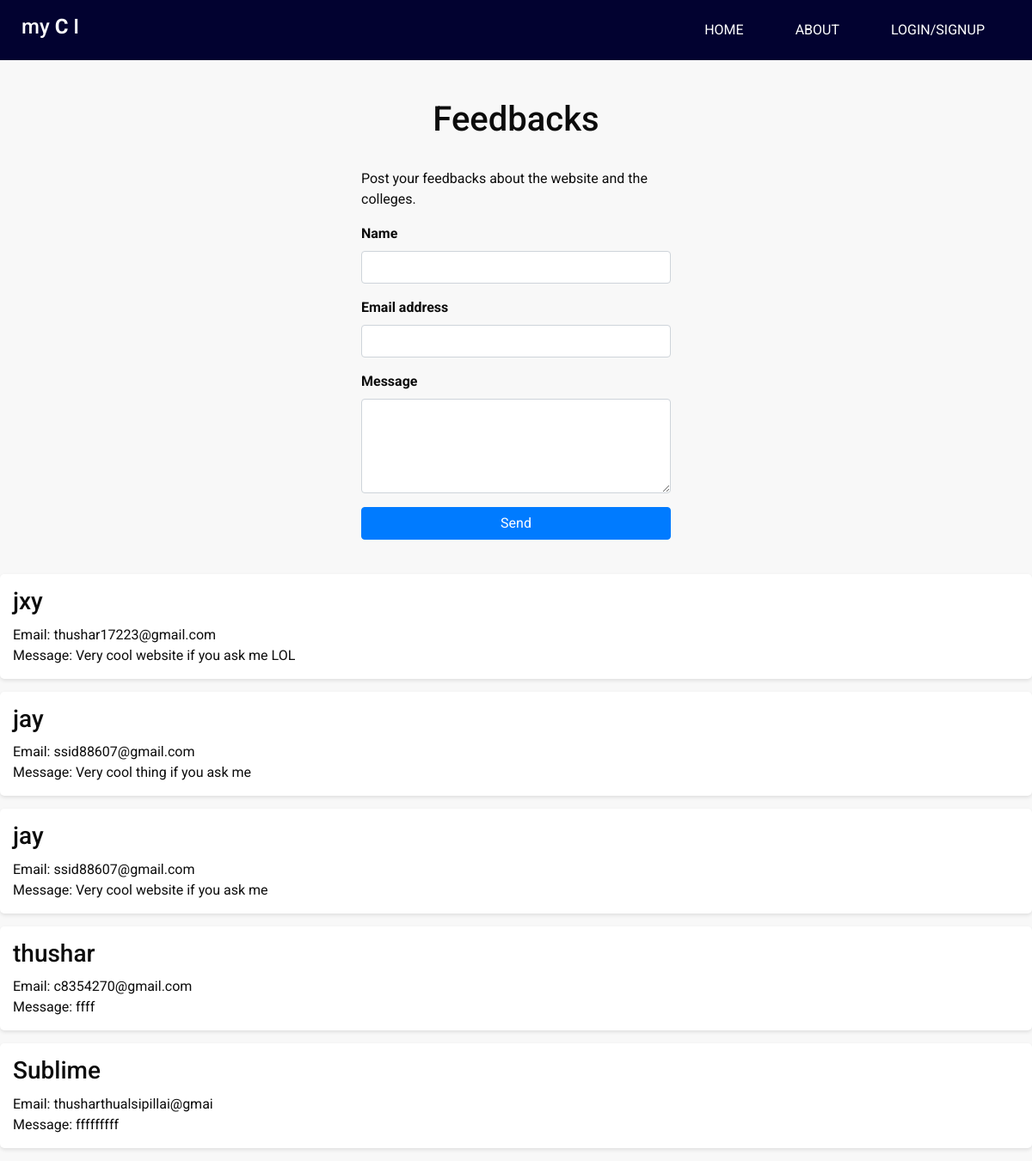
The page /pages/feedback-form.php on the database as committed earlier.
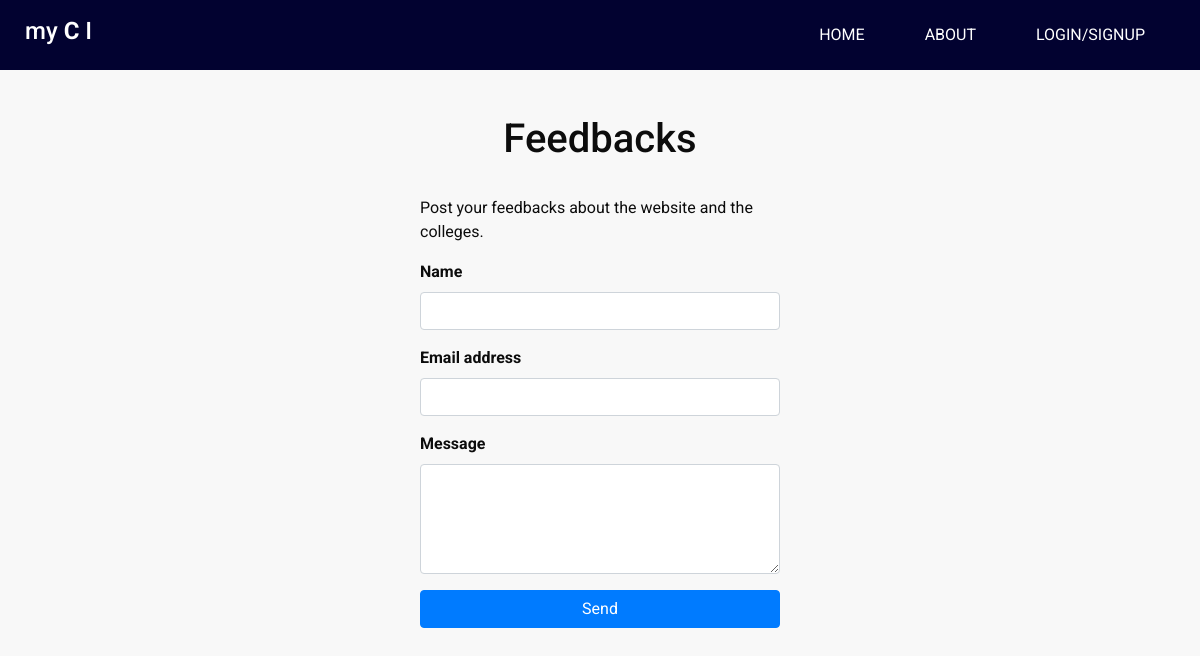
The same page on the database as committed later.
### tables this page shows
CREATE TABLE IF NOT EXISTS `feedbacks` (
  `id` int NOT NULL AUTO_INCREMENT,
  `name` varchar(20) NOT NULL,
  `email` varchar(25) NOT NULL,
  `message` varchar(100) NOT NULL,
  PRIMARY KEY (`id`)
);

### pages/feedback-form.php (the view, shortened to what this page needs)
<!DOCTYPE html>
<html>
<head>
  <link rel="stylesheet" type="text/css" href="../css/bootstrap.css" />
  <link href="../css/font-awesome.min.css" rel="stylesheet" />
  <link href="../css/style.css" rel="stylesheet" />
  <link href="../css/responsive.css" rel="stylesheet" />
</head>
<body class="sub_page">
  <div class="hero_area">
    <header class="header_section">
      <div class="container-fluid">
        <nav class="navbar navbar-expand-lg custom_nav-container ">
          <a class="navbar-brand" href="home.php">
            <h4 style="font-size: x-large; cursor: pointer; color: white;">
              my
              <span style="font-size: x-large;">c</span>
              I
            </h4>
          </a>
          <div class="collapse navbar-collapse" id="navbarSupportedContent">
            <ul class="navbar-nav  ml-auto">
              <li class="nav-item ">
                <a class="nav-link" href="home.php">Home <span class="sr-only">(current)</span></a>
              </li>
              <li class="nav-item active">
                <a class="nav-link" href="about.php"> About</a>
              </li>
              <li class="nav-item dropdown">
              <a class="nav-link dropdown-toggle" href="#" id="navbarDropdown" role="button" data-toggle="dropdown" aria-haspopup="true" aria-expanded="false">
                    Login/SignUp </a>
              </li>
            </ul>
          </div>
        </nav>
      </div>
    </header>
  </div>
<?php
    include('../backend-php/feedback.php');
    ?>
  <div class="container">
        <div class="custom-form">
            <h1 style="text-align: center; padding: 25px;">Feedbacks</h1>
            <p>Post your feedbacks about the website and the colleges.</p>
            <form method="post" action="../backend-php/feedback.php">
                <div class="form-group">
                    <label for="form4Example1">Name</label>
                    <input type="text" id="form4Example1" class="form-control" name="name"/>
                </div>
                <div class="form-group">
                    <label for="form4Example2">Email address</label>
                    <input type="email" id="form4Example2" class="form-control" name="email"/>
                </div>
                <div class="form-group">
                    <label for="form4Example3">Message</label>
                    <textarea class="form-control" id="form4Example3" rows="4" name="message"></textarea>
                </div>
                <button type="submit" class="btn btn-primary btn-block">Send</button>
            </form>
        </div>
    </div>
    <?php
        $sql = "SELECT * FROM feedbacks";
        $result = $conn->query($sql);
        if ($result->num_rows > 0) {
            echo '<div class="feedback-list">';
        }
        while ($row = $result->fetch_assoc()) {
            echo '<div class="feedback-card">';
            echo '<h3>' . $row["name"] . '</h3>';
            echo '<p>Email: ' . $row["email"] . '</p>';
            echo '<p>Message: ' . $row["message"] . '</p>';
            echo '</div>';
        }
        echo '</div>';
    ?>
</body>
</html>

### css/style.css (style rules this page uses)
body { font-family: "Roboto", sans-serif; color: #0c0c0c; background-color: #f8f8f8; overflow-x: hidden; }
a, a:hover, a:focus { text-decoration: none; }
.btn, .btn:focus { outline: none !important; -webkit-box-shadow: none; box-shadow: none; }
.hero_area { position: relative; background-color: #020230; min-height: 100vh; display: -webkit-box; display: -ms-flexbox; display: flex; -webkit-box-orient: vertical; -webkit-box-direction: normal; -ms-flex-direction: column; flex-direction: column; }
.sub_page .hero_area { min-height: auto; }
.header_section .container-fluid { padding-right: 25px; padding-left: 25px; }
.navbar-brand span { font-weight: bold; color: #ffffff; font-size: 24px; text-transform: uppercase; }
.custom_nav-container { padding: 10px 0; }
.custom_nav-container .navbar-nav .nav-item .nav-link { padding: 3px 15px; margin: 10px 15px; color: #ffffff; text-align: center; text-transform: uppercase; }

### css/responsive.css (style rules this page uses)
@media (min-width: 1200px) { .container { max-width: 1170px; } }

### pages/feedback-form.php (style rules this page uses)
.nav-item.dropdown { position: relative; }
.nav-link.dropdown-toggle::after { display: none; }
.custom-form { max-width: 400px; margin: 0 auto; padding: 20px; }
.custom-form label { font-weight: bold; }
.feedback-list { margin-top: 20px; }
.feedback-card { background-color: #fff; border-radius: 5px; padding: 15px; margin-bottom: 15px; box-shadow: 0 2px 4px rgba(0, 0, 0, 0.1); }
.feedback-card h3 { margin-top: 0; margin-bottom: 10px; }
.feedback-card p { margin: 0; }

Rows that differ between the two databases and show on the page:
removed feedbacks: name "jxy", email "thushar17223@gmail.com", message "Very cool website if you ask me LOL"
removed feedbacks: name "jay", email "ssid88607@gmail.com", message "Very cool thing if you ask me"
removed feedbacks: name "jay", email "ssid88607@gmail.com", message "Very cool website if you ask me"
removed feedbacks: name "thushar", email "c8354270@gmail.com", message "ffff"
removed feedbacks: name "Sublime", email "thusharthualsipillai@gmai", message "fffffffff"
